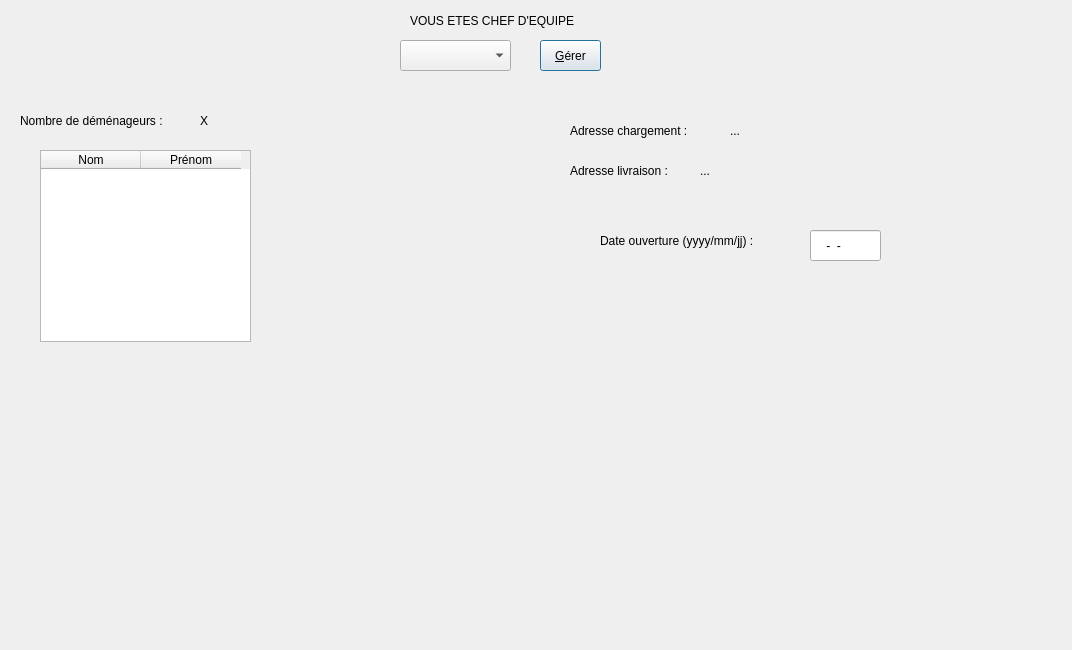
<?xml version="1.0" encoding="UTF-8"?>
<ui version="4.0">
 <class>DialogGererDemenagement</class>
 <widget class="QDialog" name="DialogGererDemenagement">
  <property name="geometry">
   <rect>
    <x>0</x>
    <y>0</y>
    <width>1072</width>
    <height>650</height>
   </rect>
  </property>
  <property name="windowTitle">
   <string>Dialog</string>
  </property>
  <widget class="QLabel" name="label_2">
   <property name="geometry">
    <rect>
     <x>410</x>
     <y>10</y>
     <width>201</width>
     <height>21</height>
    </rect>
   </property>
   <property name="text">
    <string>VOUS ETES CHEF D'EQUIPE</string>
   </property>
  </widget>
  <widget class="QComboBox" name="comboBoxDemenagement">
   <property name="geometry">
    <rect>
     <x>400</x>
     <y>40</y>
     <width>111</width>
     <height>31</height>
    </rect>
   </property>
  </widget>
  <widget class="QPushButton" name="pushButtonGerer">
   <property name="geometry">
    <rect>
     <x>540</x>
     <y>40</y>
     <width>61</width>
     <height>31</height>
    </rect>
   </property>
   <property name="text">
    <string>&amp;Gérer</string>
   </property>
  </widget>
  <widget class="QLabel" name="label">
   <property name="geometry">
    <rect>
     <x>20</x>
     <y>110</y>
     <width>171</width>
     <height>21</height>
    </rect>
   </property>
   <property name="text">
    <string>Nombre de déménageurs :</string>
   </property>
  </widget>
  <widget class="QLabel" name="labelNbreDemenageurs">
   <property name="geometry">
    <rect>
     <x>200</x>
     <y>110</y>
     <width>16</width>
     <height>21</height>
    </rect>
   </property>
   <property name="text">
    <string>X</string>
   </property>
  </widget>
  <widget class="QTableWidget" name="tableWidgetDemenageurs">
   <property name="geometry">
    <rect>
     <x>40</x>
     <y>150</y>
     <width>211</width>
     <height>192</height>
    </rect>
   </property>
   <column>
    <property name="text">
     <string>Nom</string>
    </property>
   </column>
   <column>
    <property name="text">
     <string>Prénom</string>
    </property>
   </column>
  </widget>
  <widget class="QLabel" name="label_4">
   <property name="geometry">
    <rect>
     <x>570</x>
     <y>120</y>
     <width>151</width>
     <height>21</height>
    </rect>
   </property>
   <property name="text">
    <string>Adresse chargement :</string>
   </property>
  </widget>
  <widget class="QLabel" name="label_5">
   <property name="geometry">
    <rect>
     <x>570</x>
     <y>160</y>
     <width>121</width>
     <height>21</height>
    </rect>
   </property>
   <property name="text">
    <string>Adresse livraison :</string>
   </property>
  </widget>
  <widget class="QLabel" name="labelAdrChargement">
   <property name="geometry">
    <rect>
     <x>730</x>
     <y>120</y>
     <width>67</width>
     <height>21</height>
    </rect>
   </property>
   <property name="text">
    <string>...</string>
   </property>
  </widget>
  <widget class="QLabel" name="labelAdrLivraison">
   <property name="geometry">
    <rect>
     <x>700</x>
     <y>160</y>
     <width>67</width>
     <height>21</height>
    </rect>
   </property>
   <property name="text">
    <string>...</string>
   </property>
  </widget>
  <widget class="QLineEdit" name="lineEdit">
   <property name="geometry">
    <rect>
     <x>810</x>
     <y>230</y>
     <width>71</width>
     <height>31</height>
    </rect>
   </property>
   <property name="inputMask">
    <string>9999-99-99 ; </string>
   </property>
   <property name="placeholderText">
    <string/>
   </property>
  </widget>
  <widget class="QLabel" name="label_3">
   <property name="geometry">
    <rect>
     <x>600</x>
     <y>230</y>
     <width>191</width>
     <height>21</height>
    </rect>
   </property>
   <property name="text">
    <string>Date ouverture (yyyy/mm/jj) :</string>
   </property>
  </widget>
 </widget>
 <resources/>
 <connections/>
</ui>
